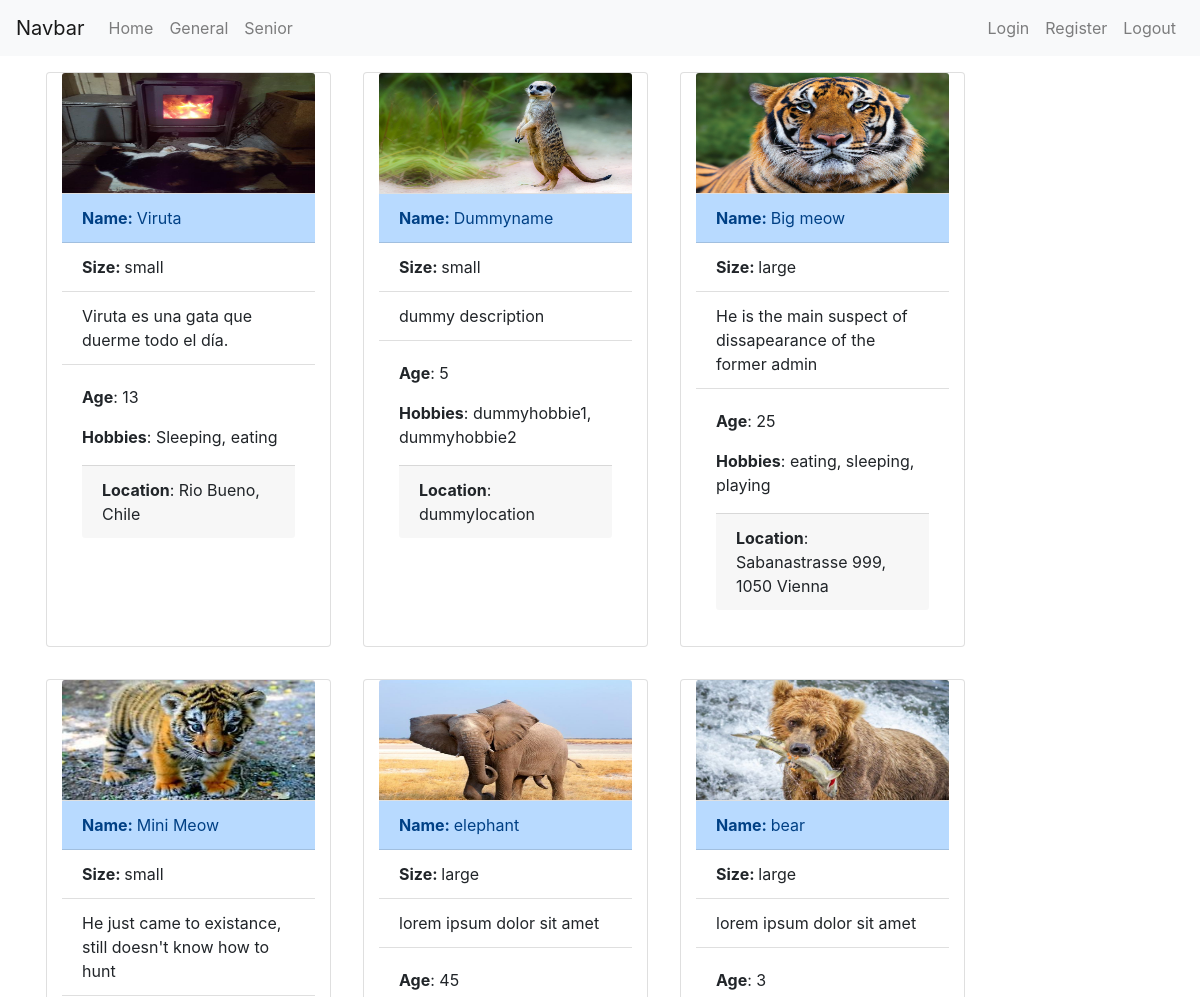
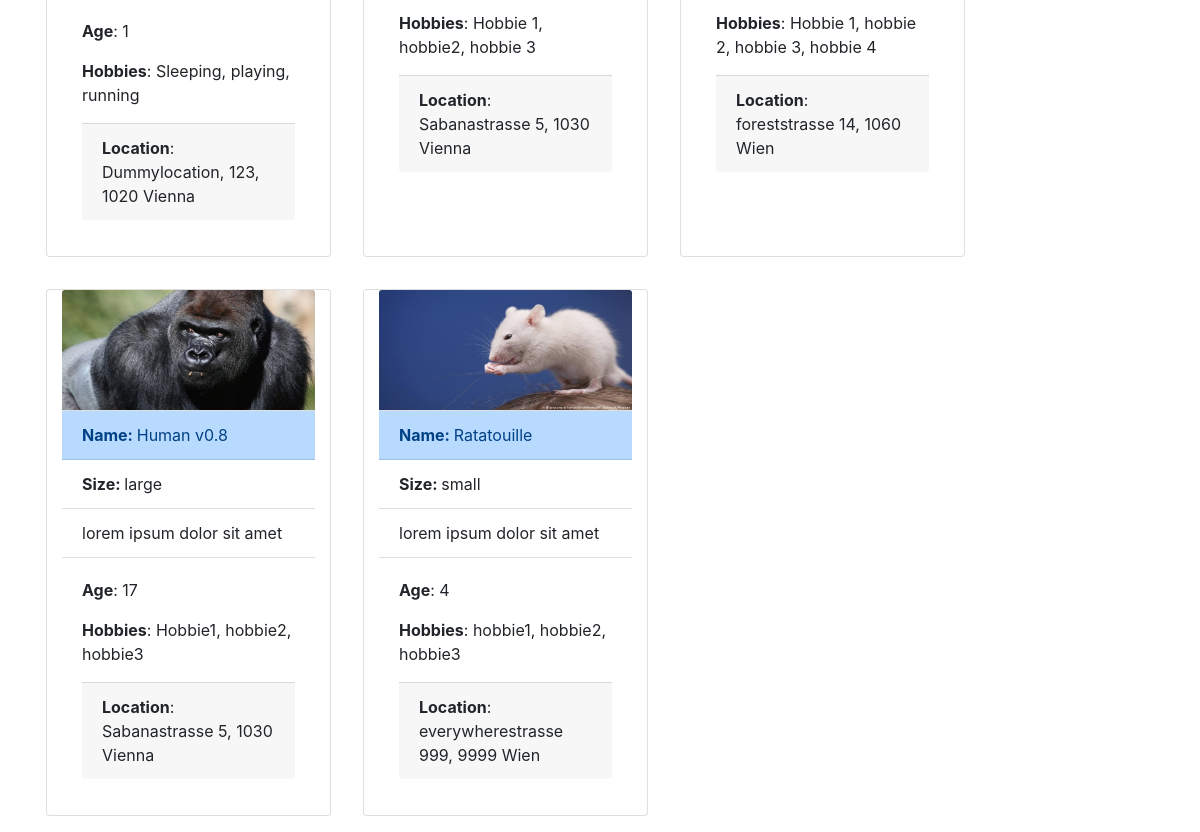
Screenshot of /website/home.php with the database file from the repository (2 pictures, top to bottom).
### tables this page shows
CREATE TABLE `animals` (
  `animal_id` int(5) NOT NULL,
  `animal_size` enum('small','large') NOT NULL,
  `animal_name` varchar(64) NOT NULL,
  `animal_image` varchar(64) NOT NULL,
  `animal_desc` varchar(254) NOT NULL,
  `animal_hobbies` varchar(254) NOT NULL,
  `animal_age` int(5) NOT NULL,
  `animal_location` varchar(254) NOT NULL
);

### website/home.php (the view, shortened to what this page needs)
<?php require_once 'actions/db_connect.php'; ?>
<!DOCTYPE html>
<html lang="en">
<head>
    <link rel="stylesheet" href="https://cdn.jsdelivr.net/npm/bootstrap@4.5.3/dist/css/bootstrap.min.css"
>
    <link rel="stylesheet" href="style.css">
</head>
<body>
<?php
    include 'navbar.php';
    ?>
    <div class="container">
        <div class="row">
            <?php
           $sql = "SELECT * FROM animals";
           $result = $connect->query($sql);
            if($result->num_rows > 0) {
                while($row = $result->fetch_assoc()) {
                    echo  "
                    <div id='".$row['animal_id']."' class='card col-3 m-3'>
                        <img class='card-img-top' src='img/".$row['animal_image']."' alt='Card image cap'>
                            <ul class='list-group list-group-flush'>
                            <li class='list-group-item-primary list-group-item'><b>Name: </b>".$row['animal_name']."</li>
                            <li class='list-group-item'><b>Size: </b>".$row['animal_size']."</li>
                            <li class='list-group-item'>".$row['animal_desc']."</li>
                        </ul>
                        <div class='card-body'>
                            <p class='card-text'><b>Age</b>: ".$row['animal_age']."</p>
                            <p class='card-text'><b>Hobbies</b>: ".$row['animal_hobbies']."</p>
                            <p class='card-footer'><b>Location</b>: ".$row['animal_location']."</p>
                        </div>";
                    echo "
                    </div>";
            }} else  {
                echo  "<tr><td colspan='5'><center>No Data Avaliable</center></td></tr>";
            }
            echo "</div>";
           ?>
        </div>
</body>
</html>

### website/style.css (style rules this page uses)
img { height: 10vw; }

### rows the page displays
animals: animal_image (picture), animal_name "Viruta", animal_size "small", animal_desc "Viruta es una gata que duerme todo el día.", animal_age "13", animal_hobbies "Sleeping, eating", animal_location "Rio Bueno, Chile"
animals: animal_image (placeholder picture), animal_name "Dummyname", animal_size "small", animal_desc "dummy description", animal_age "5", animal_hobbies "dummyhobbie1, dummyhobbie2", animal_location "dummylocation"
animals: animal_image (picture), animal_name "Big meow", animal_size "large", animal_desc "He is the main suspect of dissapearance of the former admin", animal_age "25", animal_hobbies "eating, sleeping, playing", animal_location "Sabanastrasse 999, 1050 Vienna"
animals: animal_image (picture), animal_name "Mini Meow", animal_size "small", animal_desc "He just came to existance, still doesn't know how to hunt", animal_age "1", animal_hobbies "Sleeping, playing, running", animal_location "Dummylocation, 123, 1020 Vienna"
animals: animal_image (picture), animal_name "elephant", animal_size "large", animal_desc "lorem ipsum dolor sit amet", animal_age "45", animal_hobbies "Hobbie 1, hobbie2, hobbie 3", animal_location "Sabanastrasse 5, 1030 Vienna"
animals: animal_image (picture), animal_name "bear", animal_size "large", animal_desc "lorem ipsum dolor sit amet", animal_age "3", animal_hobbies "Hobbie 1, hobbie 2, hobbie 3, hobbie 4", animal_location "foreststrasse 14, 1060 Wien"
animals: animal_image (picture), animal_name "Human v0.8", animal_size "large", animal_desc "lorem ipsum dolor sit amet", animal_age "17", animal_hobbies "Hobbie1, hobbie2, hobbie3", animal_location "Sabanastrasse 5, 1030 Vienna"
animals: animal_image (picture), animal_name "Ratatouille", animal_size "small", animal_desc "lorem ipsum dolor sit amet", animal_age "4", animal_hobbies "hobbie1, hobbie2, hobbie3", animal_location "everywherestrasse 999, 9999 Wien"
